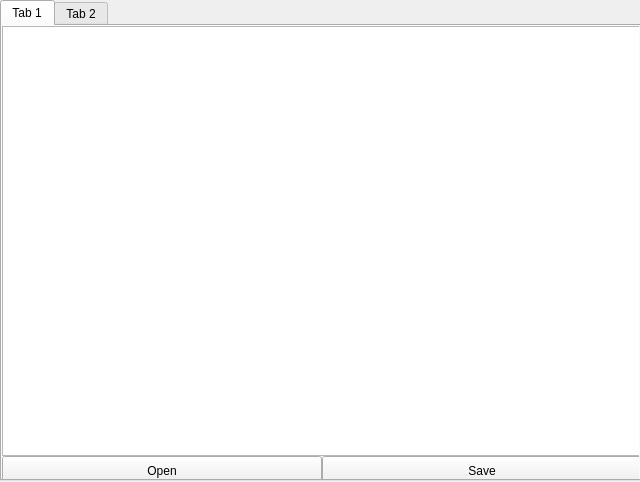
<?xml version="1.0" encoding="UTF-8"?>
<ui version="4.0">
 <class>Form</class>
 <widget class="QWidget" name="Form">
  <property name="geometry">
   <rect>
    <x>0</x>
    <y>0</y>
    <width>640</width>
    <height>482</height>
   </rect>
  </property>
  <property name="windowTitle">
   <string>Form</string>
  </property>
  <widget class="QTabWidget" name="tabWidget">
   <property name="geometry">
    <rect>
     <x>0</x>
     <y>0</y>
     <width>641</width>
     <height>481</height>
    </rect>
   </property>
   <property name="currentIndex">
    <number>0</number>
   </property>
   <widget class="QWidget" name="tab">
    <attribute name="title">
     <string>Tab 1</string>
    </attribute>
    <widget class="QGraphicsView" name="graphicsView">
     <property name="geometry">
      <rect>
       <x>0</x>
       <y>0</y>
       <width>640</width>
       <height>430</height>
      </rect>
     </property>
    </widget>
    <widget class="QPushButton" name="pushButton_3">
     <property name="geometry">
      <rect>
       <x>0</x>
       <y>430</y>
       <width>320</width>
       <height>30</height>
      </rect>
     </property>
     <property name="text">
      <string>Open</string>
     </property>
    </widget>
    <widget class="QPushButton" name="pushButton_4">
     <property name="geometry">
      <rect>
       <x>320</x>
       <y>430</y>
       <width>320</width>
       <height>30</height>
      </rect>
     </property>
     <property name="text">
      <string>Save</string>
     </property>
    </widget>
   </widget>
   <widget class="QWidget" name="tab_2">
    <attribute name="title">
     <string>Tab 2</string>
    </attribute>
   </widget>
  </widget>
 </widget>
 <resources/>
 <connections/>
</ui>
